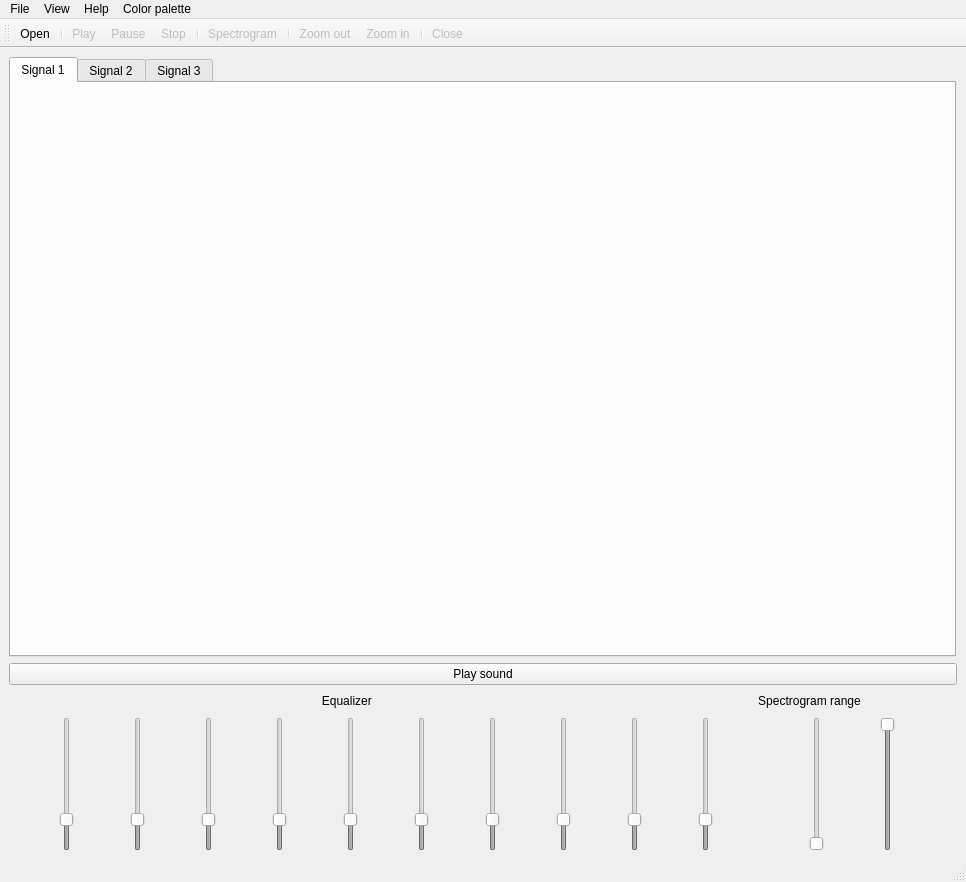
<?xml version="1.0" encoding="UTF-8"?>
<ui version="4.0">
 <class>MainWindow</class>
 <widget class="QMainWindow" name="MainWindow">
  <property name="geometry">
   <rect>
    <x>0</x>
    <y>0</y>
    <width>966</width>
    <height>882</height>
   </rect>
  </property>
  <property name="windowTitle">
   <string>Signal viewer</string>
  </property>
  <property name="windowIcon">
   <iconset>
    <normaloff>icons/ecg.png</normaloff>icons/ecg.png</iconset>
  </property>
  <widget class="QWidget" name="centralwidget">
   <layout class="QGridLayout" name="gridLayout">
    <item row="0" column="0">
     <layout class="QHBoxLayout" name="horizontalLayout">
      <item>
       <widget class="QTabWidget" name="tabWidget">
        <property name="currentIndex">
         <number>0</number>
        </property>
        <widget class="QWidget" name="tab">
         <property name="enabled">
          <bool>true</bool>
         </property>
         <attribute name="title">
          <string>Signal 1</string>
         </attribute>
         <widget class="QWidget" name="horizontalLayoutWidget">
          <property name="geometry">
           <rect>
            <x>0</x>
            <y>-1</y>
            <width>931</width>
            <height>571</height>
           </rect>
          </property>
          <layout class="QHBoxLayout" name="horizontalLayout_2">
           <item>
            <layout class="QVBoxLayout" name="verticalLayout">
             <item>
              <widget class="PlotWidget" name="widget_before1" native="true"/>
             </item>
             <item>
              <widget class="PlotWidget" name="widget_after1" native="true"/>
             </item>
            </layout>
           </item>
           <item>
            <layout class="QVBoxLayout" name="verticalLayout_2">
             <item>
              <widget class="PlotWidget" name="widget_1s" native="true"/>
             </item>
            </layout>
           </item>
          </layout>
         </widget>
        </widget>
        <widget class="QWidget" name="tab_2">
         <attribute name="title">
          <string>Signal 2</string>
         </attribute>
         <widget class="QWidget" name="horizontalLayoutWidget_2">
          <property name="geometry">
           <rect>
            <x>0</x>
            <y>0</y>
            <width>931</width>
            <height>571</height>
           </rect>
          </property>
          <layout class="QHBoxLayout" name="horizontalLayout_3">
           <item>
            <layout class="QVBoxLayout" name="verticalLayout_3">
             <item>
              <widget class="PlotWidget" name="widget_before2" native="true"/>
             </item>
             <item>
              <widget class="PlotWidget" name="widget_after2" native="true"/>
             </item>
            </layout>
           </item>
           <item>
            <layout class="QVBoxLayout" name="verticalLayout_4">
             <item>
              <widget class="PlotWidget" name="widget_2s" native="true"/>
             </item>
            </layout>
           </item>
          </layout>
         </widget>
        </widget>
        <widget class="QWidget" name="tab_3">
         <attribute name="title">
          <string>Signal 3</string>
         </attribute>
         <widget class="QWidget" name="horizontalLayoutWidget_3">
          <property name="geometry">
           <rect>
            <x>0</x>
            <y>0</y>
            <width>931</width>
            <height>571</height>
           </rect>
          </property>
          <layout class="QHBoxLayout" name="horizontalLayout_4">
           <item>
            <layout class="QVBoxLayout" name="verticalLayout_5">
             <item>
              <widget class="PlotWidget" name="widget_before3" native="true"/>
             </item>
             <item>
              <widget class="PlotWidget" name="widget_after3" native="true"/>
             </item>
            </layout>
           </item>
           <item>
            <layout class="QVBoxLayout" name="verticalLayout_7">
             <item>
              <widget class="PlotWidget" name="widget_3s" native="true"/>
             </item>
            </layout>
           </item>
          </layout>
         </widget>
        </widget>
       </widget>
      </item>
      <item>
       <spacer name="verticalSpacer">
        <property name="orientation">
         <enum>Qt::Vertical</enum>
        </property>
        <property name="sizeType">
         <enum>QSizePolicy::Preferred</enum>
        </property>
        <property name="sizeHint" stdset="0">
         <size>
          <width>1</width>
          <height>600</height>
         </size>
        </property>
       </spacer>
      </item>
     </layout>
    </item>
    <item row="2" column="0">
     <layout class="QVBoxLayout" name="verticalLayout_6">
      <item>
       <layout class="QHBoxLayout" name="horizontalLayout_6">
        <item>
         <widget class="QLabel" name="label_2">
          <property name="text">
           <string>                                                                                              Equalizer                                                                                                                  </string>
          </property>
         </widget>
        </item>
        <item>
         <widget class="QLabel" name="label">
          <property name="text">
           <string>Spectrogram range</string>
          </property>
          <property name="alignment">
           <set>Qt::AlignCenter</set>
          </property>
         </widget>
        </item>
        <item>
         <spacer name="horizontalSpacer_2">
          <property name="orientation">
           <enum>Qt::Horizontal</enum>
          </property>
          <property name="sizeHint" stdset="0">
           <size>
            <width>40</width>
            <height>20</height>
           </size>
          </property>
         </spacer>
        </item>
       </layout>
      </item>
      <item>
       <layout class="QHBoxLayout" name="horizontalLayout_5">
        <item>
         <widget class="QSlider" name="verticalSlider_1">
          <property name="enabled">
           <bool>false</bool>
          </property>
          <property name="maximum">
           <number>50</number>
          </property>
          <property name="singleStep">
           <number>1</number>
          </property>
          <property name="value">
           <number>10</number>
          </property>
          <property name="orientation">
           <enum>Qt::Vertical</enum>
          </property>
         </widget>
        </item>
        <item>
         <widget class="QSlider" name="verticalSlider_2">
          <property name="enabled">
           <bool>false</bool>
          </property>
          <property name="maximum">
           <number>50</number>
          </property>
          <property name="value">
           <number>10</number>
          </property>
          <property name="orientation">
           <enum>Qt::Vertical</enum>
          </property>
         </widget>
        </item>
        <item>
         <widget class="QSlider" name="verticalSlider_3">
          <property name="enabled">
           <bool>false</bool>
          </property>
          <property name="maximum">
           <number>50</number>
          </property>
          <property name="value">
           <number>10</number>
          </property>
          <property name="orientation">
           <enum>Qt::Vertical</enum>
          </property>
         </widget>
        </item>
        <item>
         <widget class="QSlider" name="verticalSlider_4">
          <property name="enabled">
           <bool>false</bool>
          </property>
          <property name="maximum">
           <number>50</number>
          </property>
          <property name="value">
           <number>10</number>
          </property>
          <property name="orientation">
           <enum>Qt::Vertical</enum>
          </property>
         </widget>
        </item>
        <item>
         <widget class="QSlider" name="verticalSlider_5">
          <property name="enabled">
           <bool>false</bool>
          </property>
          <property name="maximum">
           <number>50</number>
          </property>
          <property name="value">
           <number>10</number>
          </property>
          <property name="orientation">
           <enum>Qt::Vertical</enum>
          </property>
         </widget>
        </item>
        <item>
         <widget class="QSlider" name="verticalSlider_6">
          <property name="enabled">
           <bool>false</bool>
          </property>
          <property name="maximum">
           <number>50</number>
          </property>
          <property name="value">
           <number>10</number>
          </property>
          <property name="orientation">
           <enum>Qt::Vertical</enum>
          </property>
         </widget>
        </item>
        <item>
         <widget class="QSlider" name="verticalSlider_7">
          <property name="enabled">
           <bool>false</bool>
          </property>
          <property name="maximum">
           <number>50</number>
          </property>
          <property name="value">
           <number>10</number>
          </property>
          <property name="orientation">
           <enum>Qt::Vertical</enum>
          </property>
         </widget>
        </item>
        <item>
         <widget class="QSlider" name="verticalSlider_8">
          <property name="enabled">
           <bool>false</bool>
          </property>
          <property name="maximum">
           <number>50</number>
          </property>
          <property name="value">
           <number>10</number>
          </property>
          <property name="orientation">
           <enum>Qt::Vertical</enum>
          </property>
         </widget>
        </item>
        <item>
         <widget class="QSlider" name="verticalSlider_9">
          <property name="enabled">
           <bool>false</bool>
          </property>
          <property name="maximum">
           <number>50</number>
          </property>
          <property name="value">
           <number>10</number>
          </property>
          <property name="orientation">
           <enum>Qt::Vertical</enum>
          </property>
         </widget>
        </item>
        <item>
         <widget class="QSlider" name="verticalSlider_10">
          <property name="enabled">
           <bool>false</bool>
          </property>
          <property name="maximum">
           <number>50</number>
          </property>
          <property name="value">
           <number>10</number>
          </property>
          <property name="orientation">
           <enum>Qt::Vertical</enum>
          </property>
         </widget>
        </item>
        <item>
         <spacer name="horizontalSpacer">
          <property name="orientation">
           <enum>Qt::Horizontal</enum>
          </property>
          <property name="sizeType">
           <enum>QSizePolicy::Fixed</enum>
          </property>
          <property name="sizeHint" stdset="0">
           <size>
            <width>40</width>
            <height>20</height>
           </size>
          </property>
         </spacer>
        </item>
        <item>
         <widget class="QSlider" name="verticalSlider_11">
          <property name="enabled">
           <bool>false</bool>
          </property>
          <property name="maximum">
           <number>100</number>
          </property>
          <property name="orientation">
           <enum>Qt::Vertical</enum>
          </property>
         </widget>
        </item>
        <item>
         <widget class="QSlider" name="verticalSlider_12">
          <property name="enabled">
           <bool>false</bool>
          </property>
          <property name="maximum">
           <number>100</number>
          </property>
          <property name="value">
           <number>100</number>
          </property>
          <property name="orientation">
           <enum>Qt::Vertical</enum>
          </property>
         </widget>
        </item>
       </layout>
      </item>
     </layout>
    </item>
    <item row="1" column="0">
     <widget class="QPushButton" name="pushButton">
      <property name="text">
       <string>Play sound</string>
      </property>
     </widget>
    </item>
   </layout>
  </widget>
  <widget class="QMenuBar" name="menubar">
   <property name="geometry">
    <rect>
     <x>0</x>
     <y>0</y>
     <width>966</width>
     <height>22</height>
    </rect>
   </property>
   <widget class="QMenu" name="menuFile">
    <property name="title">
     <string>File</string>
    </property>
    <addaction name="actionOpen"/>
    <addaction name="separator"/>
    <addaction name="actionSave_as_PDF"/>
    <addaction name="actionExit"/>
   </widget>
   <widget class="QMenu" name="menuView">
    <property name="title">
     <string>View</string>
    </property>
    <addaction name="actionToolbar"/>
    <addaction name="actionStatus_bar"/>
    <addaction name="separator"/>
    <addaction name="actionPlay"/>
    <addaction name="actionPause"/>
    <addaction name="actionStop"/>
    <addaction name="separator"/>
    <addaction name="actionFaster"/>
    <addaction name="actionSlower"/>
    <addaction name="separator"/>
    <addaction name="actionSpectrogram"/>
    <addaction name="separator"/>
    <addaction name="actionZoom_in"/>
    <addaction name="actionZoom_out"/>
    <addaction name="separator"/>
    <addaction name="actionScroll_up"/>
    <addaction name="actionScroll_down"/>
    <addaction name="actionScroll_left"/>
    <addaction name="actionScroll_right"/>
    <addaction name="separator"/>
    <addaction name="actionClose"/>
   </widget>
   <widget class="QMenu" name="menuHelp">
    <property name="title">
     <string>Help</string>
    </property>
    <addaction name="actionAbout"/>
   </widget>
   <widget class="QMenu" name="menuColor_palette">
    <property name="title">
     <string>Color palette</string>
    </property>
    <addaction name="actionColor_1"/>
    <addaction name="actionColor_2"/>
    <addaction name="actionColor_3"/>
    <addaction name="actionColor_4"/>
    <addaction name="actionColor_5"/>
   </widget>
   <addaction name="menuFile"/>
   <addaction name="menuView"/>
   <addaction name="menuHelp"/>
   <addaction name="menuColor_palette"/>
  </widget>
  <widget class="QStatusBar" name="statusbar">
   <property name="statusTip">
    <string>Ready</string>
   </property>
  </widget>
  <widget class="QToolBar" name="toolBar">
   <property name="windowTitle">
    <string>toolBar_2</string>
   </property>
   <attribute name="toolBarArea">
    <enum>TopToolBarArea</enum>
   </attribute>
   <attribute name="toolBarBreak">
    <bool>false</bool>
   </attribute>
   <addaction name="actionOpen"/>
   <addaction name="separator"/>
   <addaction name="actionPlay"/>
   <addaction name="actionPause"/>
   <addaction name="actionStop"/>
   <addaction name="separator"/>
   <addaction name="actionSpectrogram"/>
   <addaction name="separator"/>
   <addaction name="actionZoom_out"/>
   <addaction name="actionZoom_in"/>
   <addaction name="separator"/>
   <addaction name="actionClose"/>
  </widget>
  <action name="actionOpen">
   <property name="icon">
    <iconset>
     <normaloff>icons/folder.png</normaloff>icons/folder.png</iconset>
   </property>
   <property name="text">
    <string>Open...</string>
   </property>
   <property name="statusTip">
    <string>Open an existing document</string>
   </property>
   <property name="shortcut">
    <string>Ctrl+O</string>
   </property>
  </action>
  <action name="actionToolbar">
   <property name="checkable">
    <bool>true</bool>
   </property>
   <property name="checked">
    <bool>true</bool>
   </property>
   <property name="text">
    <string>Toolbar</string>
   </property>
   <property name="statusTip">
    <string>Show or hide the toolbar</string>
   </property>
  </action>
  <action name="actionStatus_bar">
   <property name="checkable">
    <bool>true</bool>
   </property>
   <property name="checked">
    <bool>true</bool>
   </property>
   <property name="text">
    <string>Status bar</string>
   </property>
   <property name="statusTip">
    <string>Show or hide the status bar</string>
   </property>
  </action>
  <action name="actionZoom_in">
   <property name="enabled">
    <bool>false</bool>
   </property>
   <property name="icon">
    <iconset>
     <normaloff>icons/zoom-in.png</normaloff>icons/zoom-in.png</iconset>
   </property>
   <property name="text">
    <string>Zoom in</string>
   </property>
   <property name="statusTip">
    <string>Zoom in</string>
   </property>
   <property name="shortcut">
    <string>Ctrl+E</string>
   </property>
  </action>
  <action name="actionZoom_out">
   <property name="enabled">
    <bool>false</bool>
   </property>
   <property name="icon">
    <iconset>
     <normaloff>icons/magnifying-glass.png</normaloff>icons/magnifying-glass.png</iconset>
   </property>
   <property name="text">
    <string>Zoom out</string>
   </property>
   <property name="statusTip">
    <string>Zoom out</string>
   </property>
   <property name="shortcut">
    <string>Ctrl+D</string>
   </property>
  </action>
  <action name="actionAbout">
   <property name="text">
    <string>About...</string>
   </property>
   <property name="statusTip">
    <string>Show Information, version number and copy rights </string>
   </property>
   <property name="shortcut">
    <string>Ctrl+H</string>
   </property>
  </action>
  <action name="actionClose">
   <property name="enabled">
    <bool>false</bool>
   </property>
   <property name="icon">
    <iconset>
     <normaloff>icons/rejected.png</normaloff>icons/rejected.png</iconset>
   </property>
   <property name="text">
    <string>Close</string>
   </property>
   <property name="statusTip">
    <string>Close the selected signal</string>
   </property>
   <property name="shortcut">
    <string>Ctrl+Q</string>
   </property>
  </action>
  <action name="actionPlay">
   <property name="enabled">
    <bool>false</bool>
   </property>
   <property name="icon">
    <iconset>
     <normaloff>icons/play.png</normaloff>icons/play.png</iconset>
   </property>
   <property name="text">
    <string>Play</string>
   </property>
   <property name="statusTip">
    <string>Play the signal</string>
   </property>
   <property name="shortcut">
    <string>Ctrl+P</string>
   </property>
  </action>
  <action name="actionPause">
   <property name="enabled">
    <bool>false</bool>
   </property>
   <property name="icon">
    <iconset>
     <normaloff>icons/pause(1).png</normaloff>icons/pause(1).png</iconset>
   </property>
   <property name="text">
    <string>Pause</string>
   </property>
   <property name="statusTip">
    <string>Pause the signal</string>
   </property>
   <property name="shortcut">
    <string>Space</string>
   </property>
  </action>
  <action name="actionStop">
   <property name="enabled">
    <bool>false</bool>
   </property>
   <property name="icon">
    <iconset>
     <normaloff>icons/iconfinder_Stop_85391.png</normaloff>icons/iconfinder_Stop_85391.png</iconset>
   </property>
   <property name="text">
    <string>Stop</string>
   </property>
   <property name="statusTip">
    <string>Stop signal flow</string>
   </property>
   <property name="shortcut">
    <string>Return</string>
   </property>
  </action>
  <action name="action1_Signal">
   <property name="checkable">
    <bool>true</bool>
   </property>
   <property name="checked">
    <bool>true</bool>
   </property>
   <property name="text">
    <string>Signal 1</string>
   </property>
   <property name="statusTip">
    <string>View the first signal</string>
   </property>
   <property name="shortcut">
    <string>F1</string>
   </property>
  </action>
  <action name="action2_Signals">
   <property name="checkable">
    <bool>true</bool>
   </property>
   <property name="text">
    <string>Signal 2</string>
   </property>
   <property name="statusTip">
    <string>View the second signal</string>
   </property>
   <property name="shortcut">
    <string>F2</string>
   </property>
  </action>
  <action name="action3_Signals">
   <property name="checkable">
    <bool>true</bool>
   </property>
   <property name="text">
    <string>Signal 3</string>
   </property>
   <property name="statusTip">
    <string>View the third signal</string>
   </property>
   <property name="shortcut">
    <string>F3</string>
   </property>
  </action>
  <action name="actionSpectrogram">
   <property name="enabled">
    <bool>false</bool>
   </property>
   <property name="icon">
    <iconset>
     <normaloff>icons/color-circle.png</normaloff>icons/color-circle.png</iconset>
   </property>
   <property name="text">
    <string>Spectrogram</string>
   </property>
   <property name="statusTip">
    <string>Create a spectrogram of the selected signal</string>
   </property>
   <property name="shortcut">
    <string>Ctrl+T</string>
   </property>
  </action>
  <action name="actionExit">
   <property name="text">
    <string>Exit</string>
   </property>
   <property name="statusTip">
    <string>Exit</string>
   </property>
   <property name="shortcut">
    <string>Esc</string>
   </property>
  </action>
  <action name="actionSignal_graph">
   <property name="enabled">
    <bool>true</bool>
   </property>
   <property name="icon">
    <iconset>
     <normaloff>icons/ecg-lines.png</normaloff>icons/ecg-lines.png</iconset>
   </property>
   <property name="text">
    <string>Signal graph</string>
   </property>
   <property name="statusTip">
    <string>Show the signal ghraph</string>
   </property>
   <property name="shortcut">
    <string>Ctrl+G</string>
   </property>
  </action>
  <action name="actionSave_as_PDF">
   <property name="text">
    <string>Save as PDF</string>
   </property>
   <property name="statusTip">
    <string>Save signals as pdf</string>
   </property>
   <property name="shortcut">
    <string>Ctrl+S</string>
   </property>
  </action>
  <action name="actionFaster">
   <property name="enabled">
    <bool>false</bool>
   </property>
   <property name="text">
    <string>Faster</string>
   </property>
   <property name="statusTip">
    <string>Make the playback faster</string>
   </property>
  </action>
  <action name="actionSlower">
   <property name="enabled">
    <bool>false</bool>
   </property>
   <property name="text">
    <string>Slower</string>
   </property>
   <property name="statusTip">
    <string>Make the playback slower</string>
   </property>
  </action>
  <action name="actionColor_1">
   <property name="enabled">
    <bool>false</bool>
   </property>
   <property name="text">
    <string>Color 1</string>
   </property>
  </action>
  <action name="actionColor_2">
   <property name="enabled">
    <bool>false</bool>
   </property>
   <property name="text">
    <string>Color 2</string>
   </property>
  </action>
  <action name="actionColor_3">
   <property name="enabled">
    <bool>false</bool>
   </property>
   <property name="text">
    <string>Color 3</string>
   </property>
  </action>
  <action name="actionColor_4">
   <property name="enabled">
    <bool>false</bool>
   </property>
   <property name="text">
    <string>Color 4</string>
   </property>
  </action>
  <action name="actionColor_5">
   <property name="enabled">
    <bool>false</bool>
   </property>
   <property name="text">
    <string>Color 5</string>
   </property>
  </action>
  <action name="actionScroll_up">
   <property name="enabled">
    <bool>false</bool>
   </property>
   <property name="icon">
    <iconset>
     <normaloff>icons/up-arrow.png</normaloff>icons/up-arrow.png</iconset>
   </property>
   <property name="text">
    <string>Scroll up</string>
   </property>
   <property name="statusTip">
    <string>Scroll the graph up</string>
   </property>
   <property name="shortcut">
    <string>Up</string>
   </property>
  </action>
  <action name="actionScroll_down">
   <property name="enabled">
    <bool>false</bool>
   </property>
   <property name="icon">
    <iconset>
     <normaloff>icons/arrow-down-sign-to-navigate.png</normaloff>icons/arrow-down-sign-to-navigate.png</iconset>
   </property>
   <property name="text">
    <string>Scroll down</string>
   </property>
   <property name="statusTip">
    <string>Scroll the graph down</string>
   </property>
   <property name="shortcut">
    <string>Down</string>
   </property>
  </action>
  <action name="actionScroll_left">
   <property name="enabled">
    <bool>false</bool>
   </property>
   <property name="icon">
    <iconset>
     <normaloff>icons/left-arrow.png</normaloff>icons/left-arrow.png</iconset>
   </property>
   <property name="text">
    <string>Scroll left</string>
   </property>
   <property name="statusTip">
    <string>Scroll the graph left</string>
   </property>
   <property name="shortcut">
    <string>Left</string>
   </property>
  </action>
  <action name="actionScroll_right">
   <property name="enabled">
    <bool>false</bool>
   </property>
   <property name="icon">
    <iconset>
     <normaloff>icons/right-arrow.png</normaloff>icons/right-arrow.png</iconset>
   </property>
   <property name="text">
    <string>Scroll right</string>
   </property>
   <property name="statusTip">
    <string>Scroll the graph right</string>
   </property>
   <property name="whatsThis">
    <string/>
   </property>
   <property name="shortcut">
    <string>Right</string>
   </property>
  </action>
 </widget>
 <customwidgets>
  <customwidget>
   <class>PlotWidget</class>
   <extends>QWidget</extends>
   <header>pyqtgraph.h</header>
   <container>1</container>
  </customwidget>
 </customwidgets>
 <resources/>
 <connections/>
</ui>
